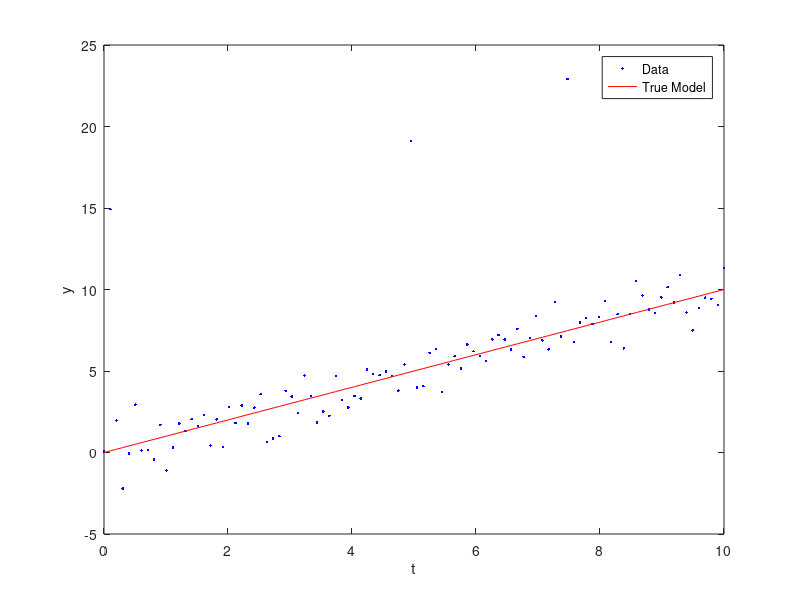

Write the MATLAB code that produced this figure.

clear; clc;
load('Problem1Data.mat');

figure(1);
clf;
alpha = 1.0;
beta = 0.0;
plot(t,y,'b.',t,alpha * t + beta,'r','Markersize',10);

legend('Data','True Model')
xlabel('t')
ylabel('y')